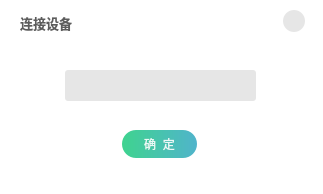
<?xml version="1.0" encoding="UTF-8"?>
<ui version="4.0">
 <class>SwitchDialog</class>
 <widget class="QDialog" name="SwitchDialog">
  <property name="geometry">
   <rect>
    <x>0</x>
    <y>0</y>
    <width>323</width>
    <height>194</height>
   </rect>
  </property>
  <property name="windowTitle">
   <string>Dialog</string>
  </property>
  <property name="styleSheet">
   <string notr="true">background-color: rgb(255, 255, 255);
border-radius:20px;</string>
  </property>
  <widget class="QFrame" name="frame">
   <property name="geometry">
    <rect>
     <x>0</x>
     <y>0</y>
     <width>323</width>
     <height>194</height>
    </rect>
   </property>
   <property name="styleSheet">
    <string notr="true">background-color: rgb(255, 255, 255);
border-radius:15px;</string>
   </property>
   <property name="frameShape">
    <enum>QFrame::StyledPanel</enum>
   </property>
   <property name="frameShadow">
    <enum>QFrame::Raised</enum>
   </property>
   <widget class="QPushButton" name="pushButton">
    <property name="geometry">
     <rect>
      <x>283</x>
      <y>10</y>
      <width>22</width>
      <height>22</height>
     </rect>
    </property>
    <property name="styleSheet">
     <string notr="true">QPushButton {
    background-color: rgb(230,230,230);
	border-radius:11px;
    color: rgb(154,154,154);
}
QPushButton:hover {
    background-color: rgb(204,204,204);
}
QPushButton:pressed {
    background-color: rgba(204,204,204,0.6);
}
QPushButton:focus {
    outline: none;
}</string>
    </property>
    <property name="text">
     <string/>
    </property>
    <property name="icon">
     <iconset resource="../res.qrc">
      <normaloff>:/res/default/sys_close.png</normaloff>:/res/default/sys_close.png</iconset>
    </property>
    <property name="iconSize">
     <size>
      <width>12</width>
      <height>12</height>
     </size>
    </property>
   </widget>
   <widget class="QLabel" name="label">
    <property name="geometry">
     <rect>
      <x>20</x>
      <y>7</y>
      <width>61</width>
      <height>31</height>
     </rect>
    </property>
    <property name="font">
     <font>
      <family>微软雅黑</family>
      <pointsize>10</pointsize>
      <bold>true</bold>
     </font>
    </property>
    <property name="styleSheet">
     <string notr="true">color:#5c5c5c;</string>
    </property>
    <property name="text">
     <string>连接设备</string>
    </property>
   </widget>
   <widget class="QPushButton" name="pushButton_2">
    <property name="geometry">
     <rect>
      <x>122</x>
      <y>130</y>
      <width>75</width>
      <height>28</height>
     </rect>
    </property>
    <property name="styleSheet">
     <string notr="true">background:qlineargradient(x1:0, y1:1, x2:1, y2:1, stop:0 #3fd38f, stop:1 #50b4cb);
color: rgba(255,255,255,0.9);
border-radius: 14px;
border: none;</string>
    </property>
    <property name="text">
     <string>确  定</string>
    </property>
   </widget>
   <widget class="QComboBox" name="comboBox">
    <property name="geometry">
     <rect>
      <x>65</x>
      <y>70</y>
      <width>191</width>
      <height>31</height>
     </rect>
    </property>
    <property name="styleSheet">
     <string notr="true">#comboBox {
    font-family: 微软雅黑;
    font-size: 12px;
    color: rgb(75, 75, 75);
    border-color: #c8c8c8;
    border-width: 0.5 0.5 0.5 0.5;
    border-radius: 3px;
    padding-left: 12px;
    background: rgb(230, 230, 230);
}
#comboBox::drop-down {
    margin-right: 10px;
    border: none;
}
#comboBox::down-arrow {
    width: 12px;
    height: 12px;
	margin-top: 2px;
	margin-right: 20px;
    border-image: url(://res/default/down.png);
}
#comboBox QAbstractItemView {
	border-radius: 3px;
    font-family: 微软雅黑;
    font-size: 12px;
    padding: 5px;
    background-color: rgb(230, 230, 230);
}
#comboBox QAbstractItemView::item {
    height: 27px;
}
#comboBox QAbstractItemView::item:selected {
    background: rgba(0, 0, 0, 3%);
    color: rgb(75, 75, 75);
}
</string>
    </property>
   </widget>
  </widget>
 </widget>
 <resources>
  <include location="../res.qrc"/>
 </resources>
 <connections/>
</ui>
